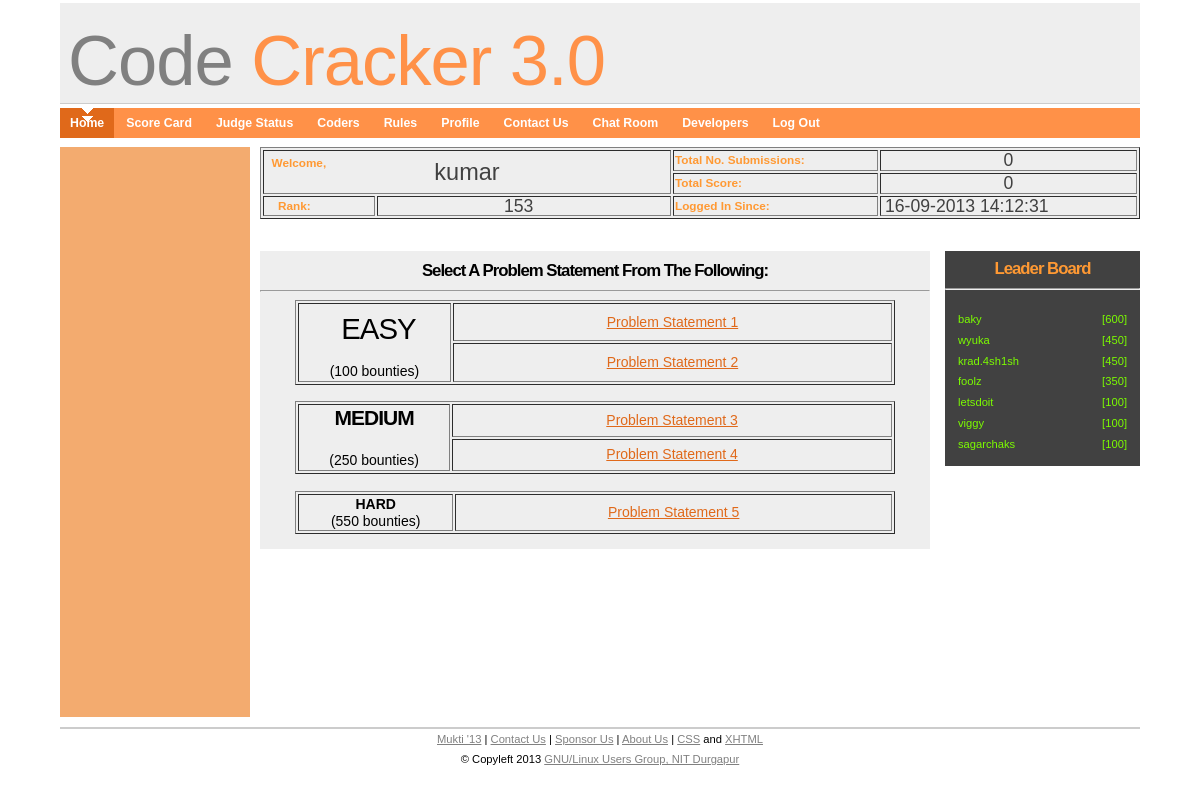
/home.php?t=1379340751 (signed in), run on the app's committed database.
### tables this page shows
CREATE TABLE `team` (
  `tname` varchar(20) NOT NULL,
  `tpass` varchar(20) NOT NULL,
  `user1` varchar(25) DEFAULT NULL,
  `user2` varchar(25) DEFAULT NULL,
  `tid` int(15) DEFAULT NULL,
  PRIMARY KEY (`tname`),
  UNIQUE KEY `user1` (`user1`),
  UNIQUE KEY `tid` (`tid`)
);

CREATE TABLE `score` (
  `tname` varchar(20) NOT NULL,
  `score` int(11) DEFAULT NULL,
  `solved` varchar(40) DEFAULT NULL,
  `sub` int(11) DEFAULT NULL,
  `timestmp` timestamp NOT NULL DEFAULT '0000-00-00 00:00:00',
  `rank` int(11) DEFAULT NULL,
  PRIMARY KEY (`tname`)
);

### retrieve.php (called while the page is built, shortened)
<?php
$query="select tname from team where tid='$tid'";
$result=mysql_query($query) or die(mysql_error());
$row=mysql_fetch_array($result);
$tname=$row[0];
$query="select * from score ".
		"where tname=\"$tname\"";
$result=mysql_query($query) or die(mysql_error());
$row=mysql_fetch_array($result);
$rank=$row['rank'];
$score=$row['score'];
$sub=$row['sub'];
?>

### rightwidget.php (the view, shortened to what this page needs)
<?php
$query="select * from score order by rank";
$result=mysql_query($query) or die(mysql_error());
?>
<div class="rightwidget">
	<div class="leaderboard-heading">
		<h2><center>Leader Board</center><hr/></h2>
	</div>
	<table class="leaderboard" width="195">
	<?php
     for($c=1 ; $c <8 ; $c++)
	 {
	 $row = mysql_fetch_array($result);
	 ?>
		<tr>
		<td width="150"><?php echo  $row[tname] ; ?></td><td>[<?php echo  $row[score] ; ?>]</td>
	</tr>
	<?php
	}
	?>
	</table>
</div>

### rankcard.php
<div class="rankcard-container">
	<table class="rankcard" border="1">
	<tr>
		<td colspan="2" rowspan="2" width="300"><strong>&nbsp;&nbsp;<span class="style11">Welcome,</span> &nbsp;&nbsp;&nbsp;</strong><font color="#414141"><div align="center" style="position: relative;font-size: 2.0em;bottom: 7.5px"><?php echo $tname; ?></div></font></span></td>
    <td><span class="style11"><strong>Total No. Submissions: </strong></span></td>
    <td><font color="#414141"><div align="center" style="position: relative;font-size: 1.5em"><?php echo $sub; ?></div></font></td>
    </tr>
    <tr>
        <td><span class="style11"><strong>Total Score:</strong></span></td>
        <td><font color="#414141"><div align="center" style="position: relative;font-size: 1.5em"><?php echo $score; ?></div></font></td>
    </tr>
	<tr>
      <td width="108"><strong>&nbsp;&nbsp;&nbsp;&nbsp;Rank:</strong></span></td>
      <td width="290"><font color="#414141"><div style="position: relative;font-size: 1.5em;left: 125px"><?php echo $rank; ?></div></font></td>
      <td><span class="style11"><strong>Logged In Since: </strong></span></td>
      <td><font color="#414141"><div style="position: relative;font-size: 1.5em;left: 3px"><?php echo $logintime; ?></div></font></td>
	  </tr>
	</table>
	<div class="marquee">
	<marquee loop="-1" direction="left" bgcolor="#808080" width="880px" height="25px">
		<div style="position:relative; top:4px">CodeCracker 3.0 launched. Arena now running 24x7 !!!</div>
	</marquee>
	</div>
</div>

### css/style.css (style rules this page uses)
body { padding: 0; margin: 0; font: 0.7em Tahoma, sans-serif; line-height: 1.5em; background: #fff; color: #FF9933; }
h2 { margin: 0; padding: 0; font: bold 1.7em Arial, Sans-Serif; letter-spacing: -1px; }
h2 { font-size: 1.5em; margin-bottom: 5px; background: inherit; }
.rankcard { background-color: #EEEEEE; width: 880px; font-size: 1.05em; }
.marquee { font-size: 1.25em; color: #FFF; font-weight: bold; margin-top: 5px; }
.rightwidget { float:right; background: #414141; margin: 10px 0px; }
.leaderboard { color: #7CFC00; font-size: 1em; padding: 10px; }
.leaderboard-heading { padding-top: 8px; }

### data on the page
team: tname "kumar"
score: sub "0", score "0", rank "153"
score: tname "baky", score "600"
score: tname "wyuka", score "450"
score: tname "krad.4sh1sh", score "450"
score: tname "foolz", score "350"
score: tname "letsdoit", score "100"
score: tname "viggy", score "100"
score: tname "sagarchaks", score "100"

### other printed values
$logintime "16-09-2013 14:12:31"
